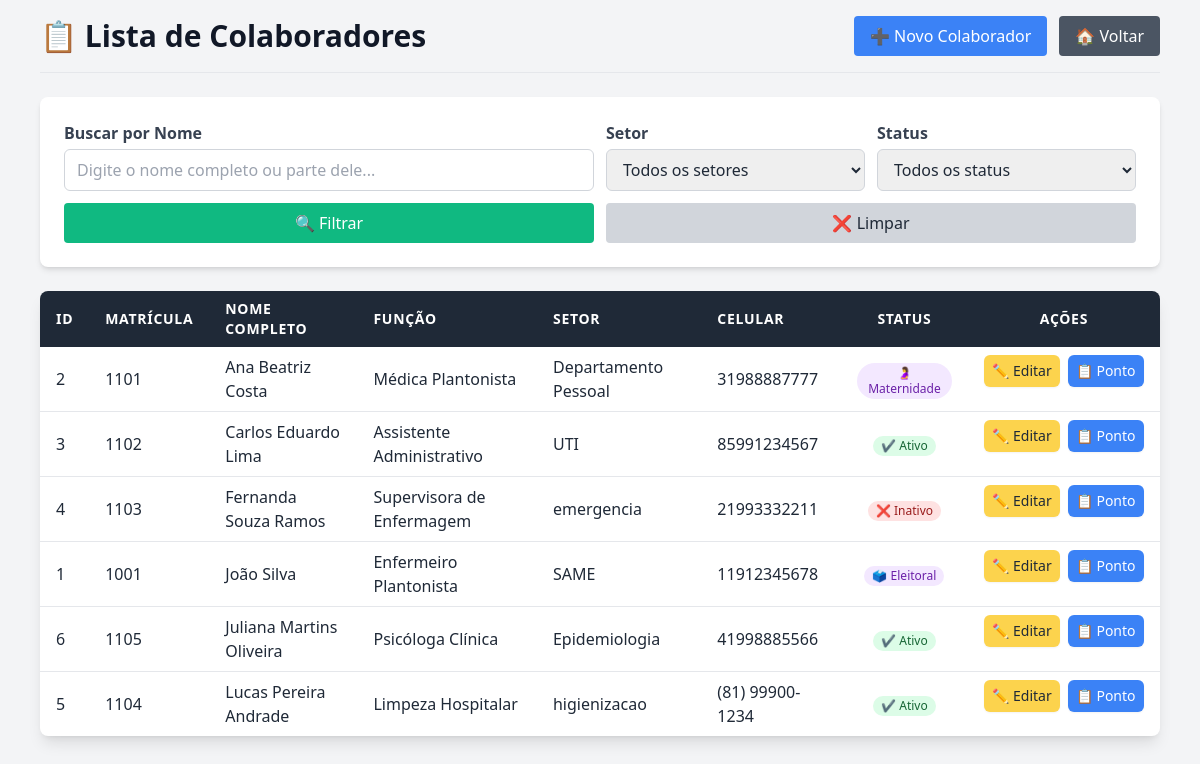
/auth/colaboradores/ (signed in), run on an earlier commit of the app's database.
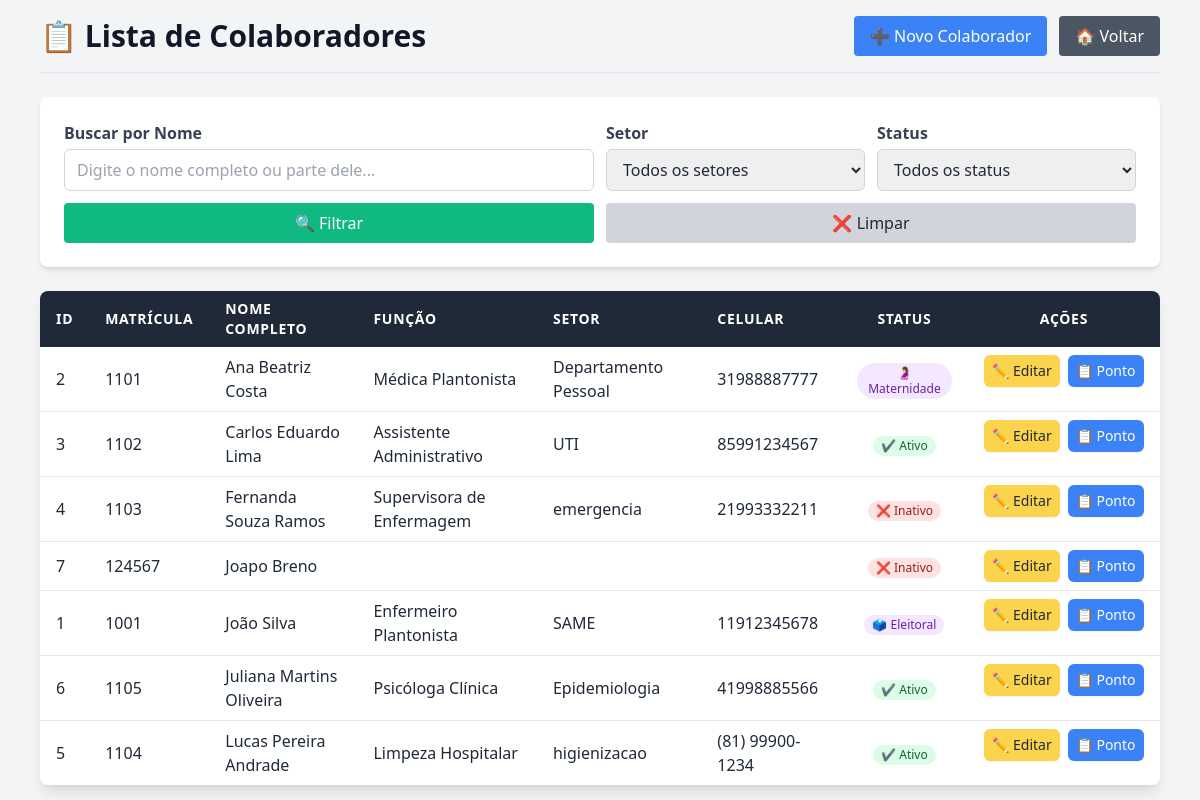
And on a later commit of the database.
### dp_ses_management/models.py (models this page shows, shortened)
class Colaborador(models.Model):
    registro = models.AutoField(primary_key=True)
    matricula = models.CharField(max_length=255, unique=True, verbose_name="Matrícula (código funcional)", blank=True, null=True)
    nome_completo = models.CharField(max_length=255, verbose_name="Nome completo", blank=True, null=True)
    CARGO_CHOICES = [
        ('medico', 'Médico'),
        ('analista', 'Analista em Saúde'),
        ('assistente', 'Assistente em Saúde'),
        ('auxiliar', 'Auxiliar em Saúde'),
    ]
    cargo = models.CharField(max_length=255, choices=CARGO_CHOICES, verbose_name="Cargo", default='aux_admin', blank=True, null=True)
    funcao = models.CharField(max_length=255, verbose_name="Função Específica", blank=True, null=True)
    numero_conselho = models.CharField(max_length=255, blank=True, null=True, verbose_name="Número do conselho profissional")
    uf_conselho = models.CharField(max_length=255, blank=True, null=True, verbose_name="UF do conselho")
    nome_conselho = models.CharField(max_length=255, blank=True, null=True, verbose_name="Nome do conselho")
    SETOR_CHOICES = [
        ('almoxarifado', 'Almoxarifado'),
        ('ambulatorio', 'Ambulatório'),
        ('bloco_cirurgico', 'Bloco Cirúrgico'),
        ('ccih', 'CCIH'),
        ('clinica_cirurgica', 'Clínica Cirúrgica'),
        ('clinica_ortopedica', 'Clínica Ortopédica'),
        ('epidemiologia', 'Epidemiologia'),
        ('farmacia', 'Farmácia'),
        ('imobilizacao', 'Imobilização'),
        ('maternidade', 'Maternidade'),
        ('recepcao', 'Recepção'),
        ('same', 'SAME'),
        ('uti', 'UTI'),
        ('dp', 'Departamento Pessoal'),
    ]
    setor_trabalho = models.CharField(max_length=255, choices=SETOR_CHOICES, verbose_name="Setor de trabalho", default='enfermaria', blank=True, null=True)
    TURNO_CHOICES = [
        ('manha', 'Manhã'),
        ('tarde', 'Tarde'),
        ('noite', 'Noite'),
        ('integral', 'Integral'),
        ('diarista', 'Diarista'),
    ]
    turno = models.CharField(max_length=255, choices=TURNO_CHOICES, verbose_name="Turno", default='manha', blank=True, null=True)
    dias_trabalho = models.CharField(max_length=255, verbose_name="Dias de trabalho", blank=True, null=True)
    jornada_trabalho = models.CharField(max_length=255, verbose_name="Jornada de trabalho (Ex: 8h/dia)", blank=True, null=True)
    tipo_contrato = models.CharField(max_length=255, verbose_name="Tipo de contrato", blank=True, null=True)
    STATUS_CHOICES = [
        ('ativo', 'Ativo'),
        ('inativo', 'Inativo'),
        ('ferias', 'Férias'),
        ('afastado', 'Afastado'),
        ('licencan', 'Licença Nojo'),
        ('licencag', 'Licença Gala'),
        ('licencam', 'Licença Maternidade'),
        ('licencap', 'Licença Paternidade'),
        ('licencae', 'Licença Eleitoral'),
        ('licencat', 'Licença de Trato e Interesse Particular'),
        ('licencaedu', 'Licença Estudo'),
        ('licencapremio', 'Licença Prêmio'),
        ('demitido', 'Demitido'),
        ('exonerado', 'Exonerado'),
    ]
    status = models.CharField(max_length=255, choices=STATUS_CHOICES, verbose_name="Status", default='ativo', blank=True, null=True)
    data_admissao = models.DateField(verbose_name="Data de admissão", blank=True, null=True)
    nome_mae = models.CharField(max_length=255, verbose_name="Nome da mãe", blank=True, null=True)
    nome_pai = models.CharField(max_length=255, blank=True, null=True, verbose_name="Nome do pai")
    data_nascimento = models.DateField(verbose_name="Data de nascimento", blank=True, null=True)
    naturalidade = models.CharField(max_length=255, verbose_name="Naturalidade (cidade/estado)", blank=True, null=True)
    ESTADO_CIVIL_CHOICES = [
        ('solteiro', 'Solteiro(a)'),
        ('casado', 'Casado(a)'),
        ('divorciado', 'Divorciado(a)'),
        ('viuvo', 'Viúvo(a)'),
        ('uniao_estavel', 'União Estável'),
    ]
    estado_civil = models.CharField(max_length=255, choices=ESTADO_CIVIL_CHOICES, verbose_name="Estado civil", default='solteiro', blank=True, null=True)
    titulo_eleitor = models.CharField(max_length=255, blank=True, null=True, verbose_name="Título de eleitor")
    zona_eleitoral = models.CharField(max_length=255, blank=True, null=True, verbose_name="Zona eleitoral")
    secao_eleitoral = models.CharField(max_length=255, blank=True, null=True, verbose_name="Seção eleitoral")
    estado_vota = models.CharField(max_length=255, blank=True, null=True, verbose_name="Estado onde vota")
    rg_completo = models.CharField(max_length=255, verbose_name="RG (Número e órgão emissor)", blank=True, null=True)
    cpf = models.CharField(max_length=255, unique=True, verbose_name="CPF", blank=True, null=True)
    numero_ctps = models.CharField(max_length=255, unique=True, verbose_name="Número da CTPS", blank=True, null=True)
    serie_ctps = models.CharField(max_length=255, verbose_name="Série da CTPS", blank=True, null=True)
    uf_ctps = models.CharField(max_length=255, verbose_name="UF da CTPS", blank=True, null=True)
    documento_militar = models.CharField(max_length=255, blank=True, null=True, verbose_name="Documento militar")
    grau_instrucao = models.CharField(max_length=255, verbose_name="Grau de instrução", blank=True, null=True)
    numero_pasep = models.CharField(max_length=255, blank=True, null=True, verbose_name="Número do PASEP")
    celular = models.CharField(max_length=255, verbose_name="Celular", blank=True, null=True)
    telefone_fixo = models.CharField(max_length=255, blank=True, null=True, verbose_name="Telefone fixo")
    email = models.EmailField(verbose_name="E-mail", unique=True, blank=True, null=True)
    cep = models.CharField(max_length=255, verbose_name="CEP", blank=True, null=True)
    endereco = models.CharField(max_length=255, verbose_name="Logradouro", blank=True, null=True)
    numero = models.CharField(max_length=255, verbose_name="Número", blank=True, null=True)
    complemento = models.CharField(max_length=255, blank=True, null=True, verbose_name="Complemento")
    bairro = models.CharField(max_length=255, verbose_name="Bairro", blank=True, null=True)
    cidade = models.CharField(max_length=255, verbose_name="Cidade", blank=True, null=True)
    uf = models.CharField(max_length=255, verbose_name="UF", blank=True, null=True)
    observacoes = models.TextField(
        max_length=10000,
        blank=True,
        null=True,
        verbose_name="Observações (informações adicionais)"
    )

### dp_ses_management/views.py (the view)
# urls.py: path('colaboradores/', views.listar_colaboradores, name='listar_colaboradores'),
@login_required(login_url='/auth/login/')
def listar_colaboradores(request):
    filtro_setor = request.GET.get('setor', '')
    filtro_status = request.GET.get('status', '')
    filtro_busca_nome = request.GET.get('busca_nome', '').strip()
    colaboradores = Colaborador.objects.all().order_by('nome_completo')
    if filtro_setor:
        colaboradores = colaboradores.filter(setor_trabalho=filtro_setor)
    if filtro_status:
        colaboradores = colaboradores.filter(status=filtro_status)
    if filtro_busca_nome:
        colaboradores = colaboradores.filter(nome_completo__icontains=filtro_busca_nome)
    setores_choices = [choice[0] for choice in Colaborador.SETOR_CHOICES]
    status_choices = [choice[0] for choice in Colaborador.STATUS_CHOICES]
    context = {
        'colaboradores': colaboradores,
        'filtro_setor': filtro_setor,
        'filtro_status': filtro_status,
        'filtro_busca_nome': filtro_busca_nome,
        'setores': sorted(list(set(setores_choices))),
        'status_opcoes': status_choices,
    }
    return render(request, 'tarefas/listar_colaboradores.html', context)

### templates/tarefas/listar_colaboradores.html (shortened to what the changed rows need)
<!DOCTYPE html>
<html lang="pt-BR">
<head>
    {% load static %}
    <script src="https://cdn.tailwindcss.com"></script>
</head>
<body class="bg-gray-100 text-gray-800 min-h-screen px-2 pt-4">
    <div class="main-container w-full mx-auto flex flex-col min-h-[90vh] px-2 sm:px-4 md:px-6 lg:px-8">
        <div class="header-container flex flex-col sm:flex-row items-start sm:items-center justify-between border-b pb-4 mb-4 sm:mb-6 gap-4">
            <h1 class="text-2xl sm:text-3xl font-extrabold text-gray-900">📋 Lista de Colaboradores</h1>
        </div>
        <div class="table-container flex-grow overflow-x-auto bg-white rounded-lg shadow-lg max-h-[65vh] text-sm sm:text-base">
            <table class="table-responsive min-w-full table-auto text-left">
                <thead>
                    <tr class="bg-gray-800 text-white sticky top-0 z-10">
                        <th class="px-2 sm:px-4 py-2 font-semibold text-xs sm:text-sm uppercase tracking-wider">ID</th>
                        <th class="px-2 sm:px-4 py-2 font-semibold text-xs sm:text-sm uppercase tracking-wider">Matrícula</th>
                        <th class="px-2 sm:px-4 py-2 font-semibold text-xs sm:text-sm uppercase tracking-wider">Nome Completo</th>
                        <th class="px-2 sm:px-4 py-2 font-semibold text-xs sm:text-sm uppercase tracking-wider">Função</th>
                        <th class="px-2 sm:px-4 py-2 font-semibold text-xs sm:text-sm uppercase tracking-wider">Setor</th>
                        <th class="px-2 sm:px-4 py-2 font-semibold text-xs sm:text-sm uppercase tracking-wider">Celular</th>
                        <th class="px-2 sm:px-4 py-2 font-semibold text-xs sm:text-sm uppercase tracking-wider text-center">Status</th>
                        <th class="px-2 sm:px-4 py-2 font-semibold text-xs sm:text-sm uppercase tracking-wider text-center min-w-[8rem] sm:min-w-[12rem]">Ações</th>
                    </tr>
                </thead>
                <tbody class="divide-y divide-gray-200">
                    {% for colaborador in colaboradores %}
                    <tr class="hover:bg-gray-50 transition duration-150 ease-in-out">
                        <td class="px-2 sm:px-4 py-2">{{ colaborador.registro }}</td>
                        <td class="px-2 sm:px-4 py-2">{{ colaborador.matricula }}</td>
                        <td class="px-2 sm:px-4 py-2">{{ colaborador.nome_completo }}</td>
                        <td class="px-2 sm:px-4 py-2">{{ colaborador.funcao }}</td>
                        <td class="px-2 sm:px-4 py-2">{{ colaborador.get_setor_trabalho_display }}</td>
                        <td class="px-2 sm:px-4 py-2">{{ colaborador.celular }}</td>
                        <td class="px-2 sm:px-4 py-2 text-center">
                            <span class="status-badge inline-flex items-center px-2 py-0.5 rounded-full text-xs font-medium
                                {% if colaborador.status == 'ativo' %}
                                    bg-green-100 text-green-800
                                {% elif colaborador.status == 'ferias' %}
                                    bg-blue-100 text-blue-800
                                {% elif colaborador.status == 'afastado' %}
                                    bg-orange-100 text-orange-800
                                {% elif colaborador.status == 'licenca' %}
                                    bg-purple-100 text-purple-800
                                {% elif colaborador.status == 'licencan' %}
                                    bg-purple-100 text-purple-800
                                {% elif colaborador.status == 'licencag' %}
                                    bg-purple-100 text-purple-800
                                {% elif colaborador.status == 'licencam' %}
                                    bg-purple-100 text-purple-800
                                {% elif colaborador.status == 'licencae' %}
                                    bg-purple-100 text-purple-800
                                {% elif colaborador.status == 'licencat' %}
                                    bg-purple-100 text-purple-800
                                {% elif colaborador.status == 'licencaedu' %}
                                    bg-purple-100 text-purple-800
                                {% elif colaborador.status == 'licencapremio' %}
                                    bg-purple-100 text-purple-800
                                {% elif colaborador.status == 'demitido' %}
                                    bg-red-200 text-red-900
                                {% elif colaborador.status == 'exonerado' %}
                                    bg-gray-300 text-gray-800
                                {% else %}
                                    bg-red-100 text-red-800
                                {% endif %}">
                                {% if colaborador.status == 'ativo' %}✔ Ativo
                                {% elif colaborador.status == 'ferias' %}☀️ Férias
                                {% elif colaborador.status == 'afastado' %}⚠️ Afastado
                                {% elif colaborador.status == 'licencan' %}💐 Nojo
                                {% elif colaborador.status == 'licencag' %}💍 Gala
                                {% elif colaborador.status == 'licencam' %}🤰 Maternidade
                                {% elif colaborador.status == 'licencap' %}👶 Paternidade
                                {% elif colaborador.status == 'licencae' %}🗳️ Eleitoral
                                {% elif colaborador.status == 'licencat' %}📄 Trato
                                {% elif colaborador.status == 'licencaedu' %}📚 Estudo
                                {% elif colaborador.status == 'licencapremio' %}💎 Prêmio
                                {% elif colaborador.status == 'demitido' %}🛑 Demitido
                                {% elif colaborador.status == 'exonerado' %}🚪 Exonerado
                                {% else %}❌ Inativo
                                {% endif %}
                            </span>
                        </td>
                        <td class="px-2 sm:px-4 py-2 flex flex-wrap sm:flex-nowrap gap-1 sm:gap-2 justify-center items-center min-w-[8rem] sm:min-w-[12rem]">
                            {% if colaborador.registro %}
                                <a href="{% url 'tarefas:editar_colaborador' colaborador.registro %}" class="btn-action-edit">
                                    ✏️ Editar
                                </a>
                                <button type="button" class="btn-action-pontos" onclick="openFolhaPontoModal('{{ colaborador.registro }}')">
                                    📋 Ponto
                                </button>
                            {% else %}
                                <span class="text-gray-500 text-xs">Registro inválido</span>
                            {% endif %}
                        </td>
                    </tr>
                    {% empty %}
                    <tr>
                        <td colspan="8" class="text-center py-4 sm:py-6 text-gray-500 text-sm sm:text-lg">Nenhum colaborador encontrado.</td>
                    </tr>
                    {% endfor %}
                </tbody>
            </table>
        </div>
    </div>
</body>
</html>

What changed in the data, as far as the page shows it:
added Colaborador: registro "7", matricula "124567", nome_completo "Joapo Breno", status "❌ Inativo"
